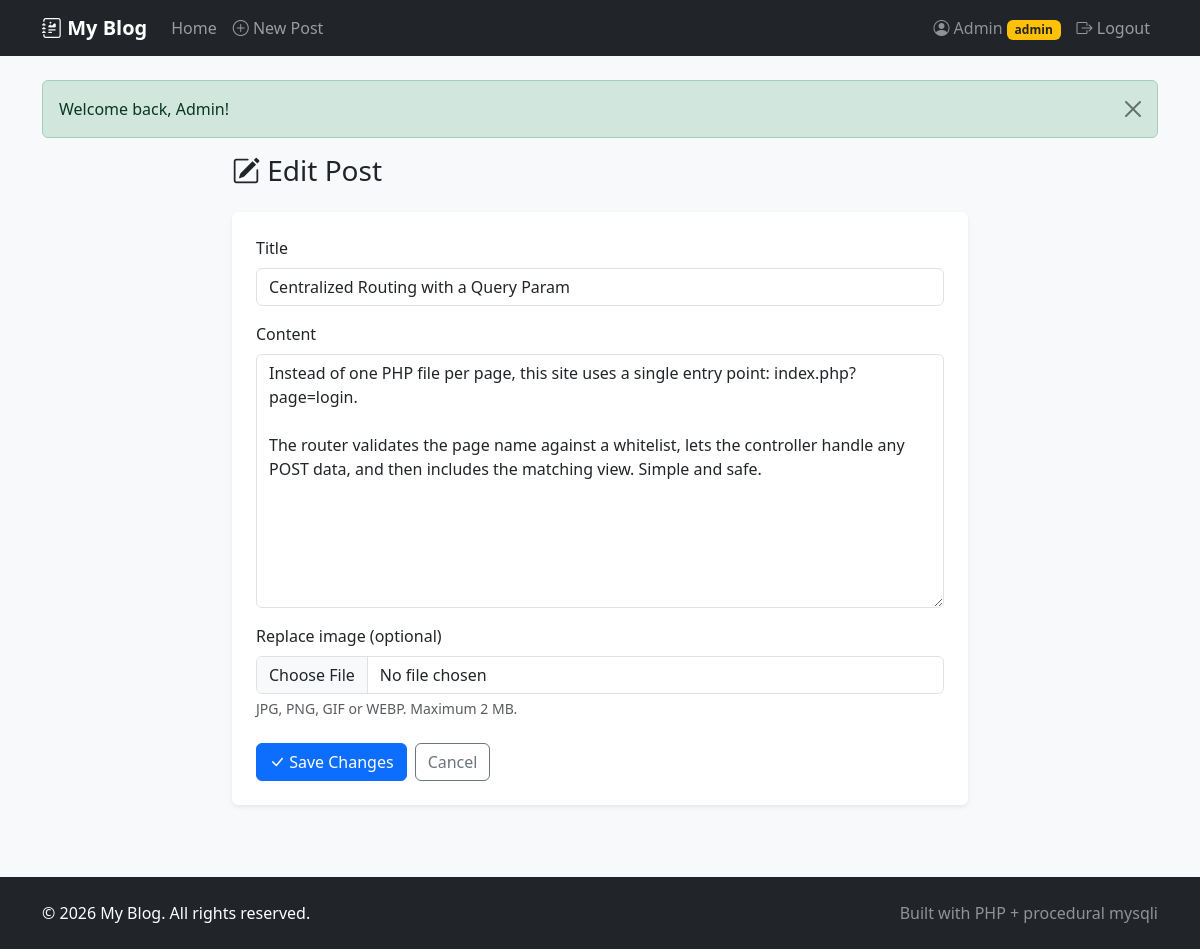
Screenshot of /index.php?page=edit_post&id=7 (signed in) with the database file from the repository.
### tables this page shows
CREATE TABLE posts (
    id INT NOT NULL AUTO_INCREMENT PRIMARY KEY,
    user_id INT NOT NULL,
    title VARCHAR(200) NOT NULL,
    content TEXT NOT NULL,
    image VARCHAR(255) DEFAULT NULL,
    created_at DATETIME NOT NULL DEFAULT CURRENT_TIMESTAMP,
    updated_at DATETIME NOT NULL DEFAULT CURRENT_TIMESTAMP ON UPDATE CURRENT_TIMESTAMP,
    KEY idx_posts_user_id (user_id),
    CONSTRAINT fk_posts_user FOREIGN KEY (user_id) REFERENCES users (id) ON DELETE CASCADE
);

### index.php (called while the page is built, shortened)
<?php
require_once __DIR__ . '/core/functions.php';
$page = $_GET['page'] ?? 'home';
switch ($page) {
    case 'edit_post':
        $post = getPostById($_GET['id'] ?? 0);
        break;
}
require __DIR__ . '/inc/header.php';
require __DIR__ . '/views/' . $page . '.php';
require __DIR__ . '/inc/footer.php';

### core/functions.php (called while the page is built, shortened)
<?php
function e($value)
{
    return htmlspecialchars((string) $value, ENT_QUOTES, 'UTF-8');
}
function getFormOld()
{
    $old = $_SESSION['form_old'] ?? [];
    return $old;
}
function getPostById($id)
{
    global $conn;
    $id = (int) $id;
    $sql = "SELECT p.*, u.name AS author_name, u.role AS author_role
            FROM posts p
            INNER JOIN users u ON u.id = p.user_id
            WHERE p.id = $id
            LIMIT 1";
    $result = mysqli_query($conn, $sql);
    if ($result) {
        $row = mysqli_fetch_assoc($result);
        return $row ?: null;
    }
    return null;
}

### views/edit_post.php (the view, shortened to what this page needs)
<?php
$old = getFormOld();
?>
<div class="row justify-content-center">
    <div class="col-lg-8">
        <h1 class="h3 mb-4"><i class="bi bi-pencil-square"></i> Edit Post</h1>
        <div class="card shadow-sm border-0">
            <div class="card-body p-4">
                <form action="index.php?page=edit_post&id=<?= (int) $post['id'] ?>" method="post" enctype="multipart/form-data" novalidate>
                    <div class="mb-3">
                        <label for="title" class="form-label">Title</label>
                        <input type="text" name="title" id="title" class="form-control"
                               value="<?= e($old['title'] ?? $post['title']) ?>" maxlength="200" required autofocus>
                    </div>
                    <div class="mb-3">
                        <label for="content" class="form-label">Content</label>
                        <textarea name="content" id="content" class="form-control" rows="10" required><?= e($old['content'] ?? $post['content']) ?></textarea>
                    </div>
                    <div class="mb-4">
                        <label for="image" class="form-label">Replace image (optional)</label>
                        <input type="file" name="image" id="image" class="form-control" accept="image/jpeg,image/png,image/gif,image/webp">
                        <div class="form-text">JPG, PNG, GIF or WEBP. Maximum 2 MB.</div>
                    </div>
                    <div class="d-flex gap-2">
                        <button type="submit" class="btn btn-primary"><i class="bi bi-check-lg"></i> Save Changes</button>
                        <a href="index.php?page=post&id=<?= (int) $post['id'] ?>" class="btn btn-outline-secondary">Cancel</a>
                    </div>
                </form>
            </div>
        </div>
    </div>
</div>

### assets/css/style.css (style rules this page uses)
body { min-height: 100vh; display: flex; flex-direction: column; background-color: #f8f9fa; }

### rows the page displays
posts: title "Centralized Routing with a Query Param", content "Instead of one PHP file per page, this site uses a single entry point: index.php?page=login. The router validates the page name against a whitelist, lets the controller handle any POST data, and then includes the matching view. Simple and safe."

### other values shown
SITE_NAME "My Blog"
$_SESSION['user_name'] "Admin"
$flash['message'] "Welcome back, Admin!"
